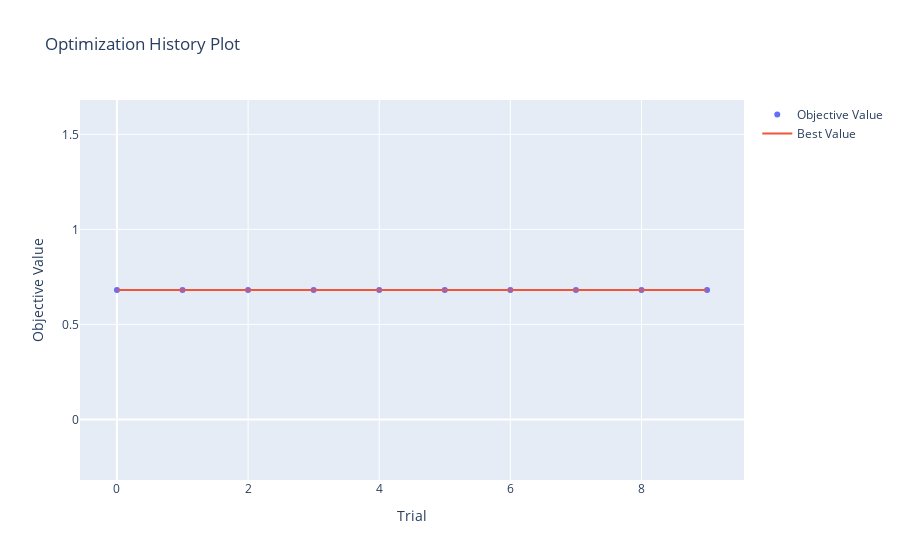

Source (notebook cell):
### Code cell
optuna.visualization.plot_optimization_history(study)

### Figure 1 — Plotly figure (JSON) as saved in the notebook; plotly's stock layout.template omitted (floating-point values rounded to 4 significant figures)
{"data": [{"mode": "markers", "name": "Objective Value", "type": "scatter", "x": [0, 1, 2, 3, 4, 5, 6, 7, 8, 9], "y": [0.681, 0.681, 0.681, 0.681, 0.681, 0.681, 0.681, 0.681, 0.681, 0.681]}, {"mode": "lines", "name": "Best Value", "type": "scatter", "x": [0, 1, 2, 3, 4, 5, 6, 7, 8, 9], "y": [0.681, 0.681, 0.681, 0.681, 0.681, 0.681, 0.681, 0.681, 0.681, 0.681]}, {"marker": {"color": "#cccccc"}, "mode": "markers", "name": "Infeasible Trial", "showlegend": false, "type": "scatter", "x": [], "y": []}], "layout": {"title": {"text": "Optimization History Plot"}, "xaxis": {"title": {"text": "Trial"}}, "yaxis": {"title": {"text": "Objective Value"}}}}
